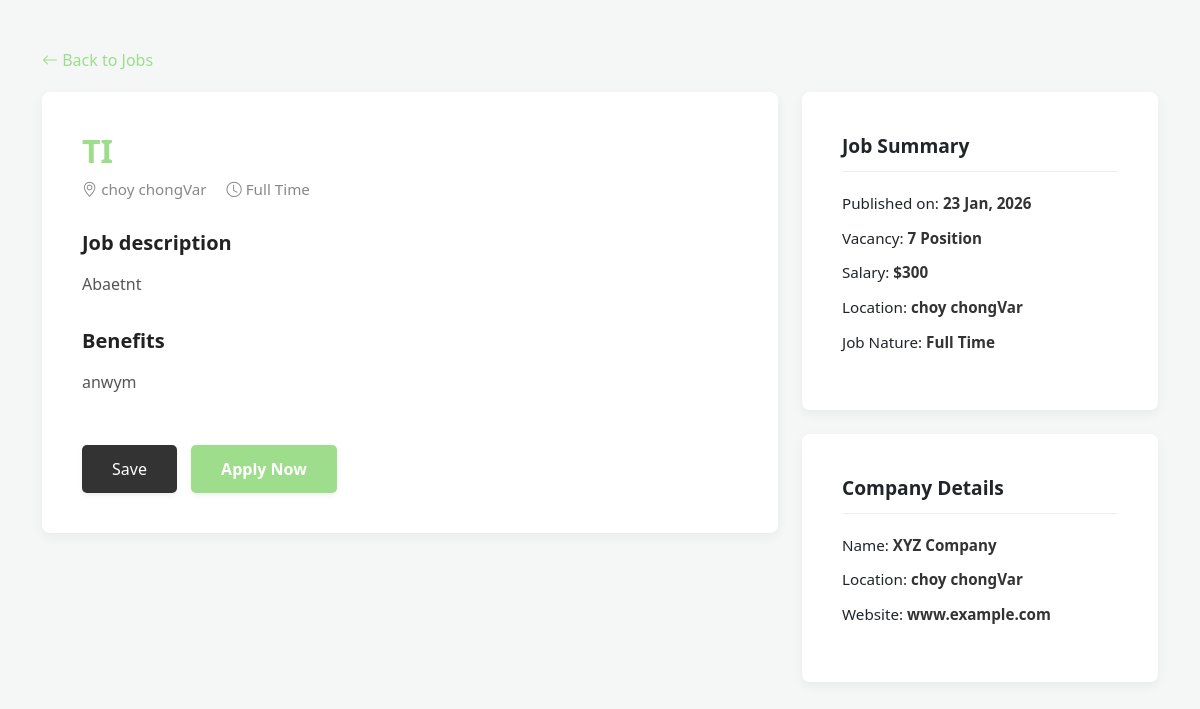
The app's page /job_detail.php?id=7 with its own data.
### tables this page shows
CREATE TABLE `jobs` (
  `id` int(11) NOT NULL,
  `title` varchar(255) NOT NULL,
  `category` varchar(100) NOT NULL,
  `job_nature` varchar(50) NOT NULL,
  `vacancy` int(11) NOT NULL,
  `salary` varchar(100) DEFAULT NULL,
  `location` varchar(255) NOT NULL,
  `job_type` varchar(50) DEFAULT 'Full Time',
  `description` text NOT NULL,
  `benefits` text,
  `image` varchar(255) DEFAULT NULL,
  `created_at` timestamp NOT NULL DEFAULT CURRENT_TIMESTAMP
);

### job_detail.php (the view, shortened to what this page needs)
<?php
require_once 'config/db.php';
$job_id = isset($_GET['id']) ? intval($_GET['id']) : 0;
$job = null;
if ($job_id > 0) {
    $query = "SELECT * FROM jobs WHERE id = $job_id";
    $result = mysqli_query($conn, $query);
    $job = mysqli_fetch_assoc($result);
}
?>
<!DOCTYPE html>
<html lang="en">
<head>
    <link href="https://cdn.jsdelivr.net/npm/bootstrap@5.3.0/dist/css/bootstrap.min.css" rel="stylesheet">
    <link rel="stylesheet" href="https://cdn.jsdelivr.net/npm/bootstrap-icons@1.11.0/font/bootstrap-icons.css">
</head>
<body>
<div class="container py-5">
    <a href="find_job.php" class="back-link"><i class="bi bi-arrow-left"></i> Back to Jobs</a>
    <div class="row">
        <div class="col-lg-8">
            <div class="main-card">
                <h1 class="job-title-header"><?php echo htmlspecialchars($job['title']); ?></h1>
                <div class="meta-info">
                    <i class="bi bi-geo-alt"></i> <?php echo htmlspecialchars($job['location']); ?>
                    <span class="ms-3"><i class="bi bi-clock"></i> <?php echo htmlspecialchars($job['job_nature']); ?></span>
                </div>
                <h5 class="section-title">Job description</h5>
                <div class="content-body">
                    <?php echo nl2br(htmlspecialchars($job['description'])); ?>
                </div>
                <h5 class="section-title">Benefits</h5>
                <div class="content-body">
                    <?php echo nl2br(htmlspecialchars($job['benefits'])); ?>
                </div>
                <div class="mt-5">
                    <button class="btn btn-save shadow-sm">Save</button>
                    <button id="applyBtn" class="btn btn-apply shadow-sm" onclick="applyForJob(<?php echo $job_id; ?>)">
                        Apply Now
                    </button>
                </div>
            </div>
        </div>
        <div class="col-lg-4">
            <div class="side-card mb-4">
                <div class="sidebar-title">Job Summary</div>
                <ul class="summary-list">
                    <li>Published on: <b><?php echo date('d M, Y', strtotime($job['created_at'])); ?></b></li>
                    <li>Vacancy: <b><?php echo htmlspecialchars($job['vacancy']); ?> Position</b></li>
                    <li>Salary: <b>$<?php echo htmlspecialchars($job['salary']); ?></b></li>
                    <li>Location: <b><?php echo htmlspecialchars($job['location']); ?></b></li>
                    <li>Job Nature: <b><?php echo htmlspecialchars($job['job_nature']); ?></b></li>
                </ul>
            </div>
            <div class="side-card">
                <div class="sidebar-title">Company Details</div>
                <ul class="summary-list">
                    <li>Name: <b>XYZ Company</b></li>
                    <li>Location: <b><?php echo htmlspecialchars($job['location']); ?></b></li>
                    <li>Website: <b>www.example.com</b></li>
                </ul>
            </div>
        </div>
    </div>
</div>
</body>
</html>

### job_detail.php (style rules this page uses)
body { background-color: #f4f7f6; font-family: 'Segoe UI', Tahoma, Geneva, Verdana, sans-serif; }
.back-link { color: #9ddd8c; text-decoration: none; font-weight: 500; display: inline-block; margin-bottom: 20px; }
.main-card, .side-card { background: #fff; border: none; border-radius: 8px; box-shadow: 0 4px 12px rgba(0,0,0,0.05); padding: 40px; }
.job-title-header { color: #9ddd8c; font-weight: 700; font-size: 2rem; }
.meta-info { color: #888; font-size: 0.95rem; margin-bottom: 30px; }
.section-title { font-weight: 700; color: #222; margin-top: 30px; margin-bottom: 15px; }
.content-body { color: #555; line-height: 1.8; }
.sidebar-title { font-weight: 700; font-size: 1.2rem; border-bottom: 1px solid #eee; padding-bottom: 10px; margin-bottom: 20px; }
.summary-list { list-style: none; padding: 0; }
.summary-list li { margin-bottom: 12px; font-size: 0.95rem; }
.summary-list b { color: #333; font-weight: 600; }
.btn-apply { background-color: #9ddd8c; color: white; padding: 12px 30px; border: none; border-radius: 5px; font-weight: 600; }
.btn-save { background-color: #333; color: white; padding: 12px 30px; border-radius: 5px; margin-right: 10px; border: none; }

### records on screen
jobs: title "TI", location "choy chongVar", job_nature "Full Time", description "Abaetnt", benefits "anwym", created_at "23 Jan, 2026", vacancy "7", salary "300"
